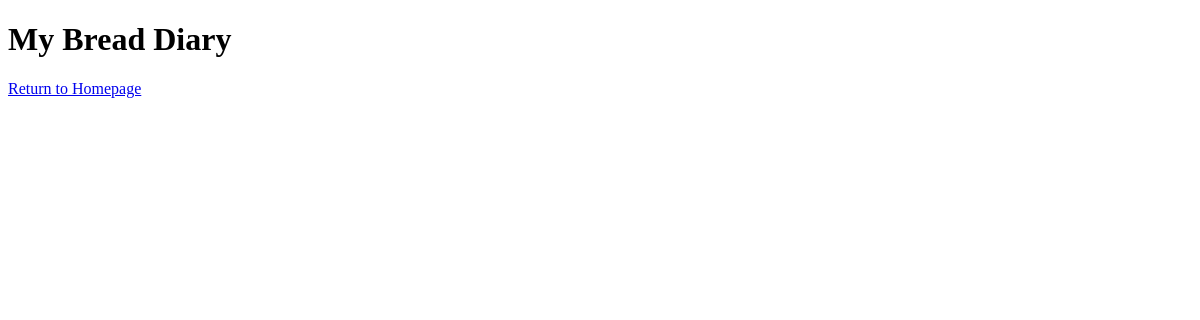
The page /blog/ on the database as committed earlier.
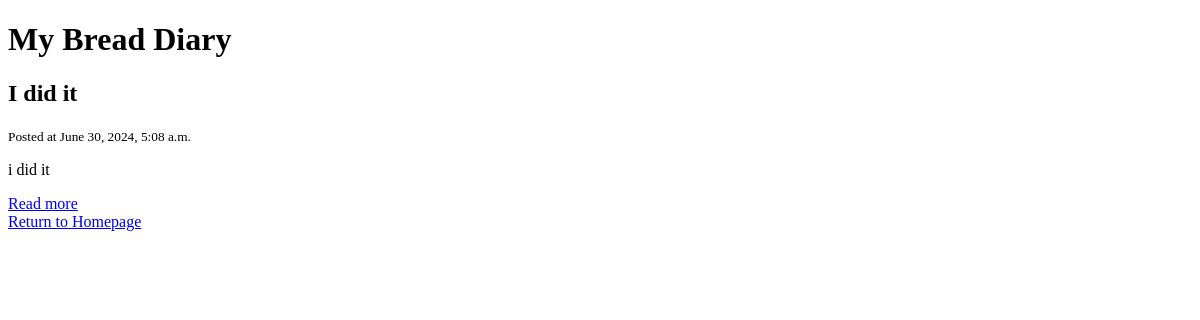
The same page on the database as committed later.
### blog/models.py (models this page shows)
class Post(models.Model):
    title =  models.CharField(max_length=255)
    slug = models.SlugField()
    intro = models.TextField()
    body = models.TextField()
    date_added = models.DateTimeField(auto_now_add=True)
    class Meta:
        ordering = ['-date_added']

### blog/views.py (the view)
# urls.py: path("", views.blogpage, name ="blogpage"),
def blogpage(request):
    posts = Post.objects.all()
    return render(request, 'blog/blogpage.html', {'posts': posts})

### blog/templates/blog/blogpage.html
{% extends "blog/layout.html" %}
{% block body %}
<h1> My Bread Diary</h1>
    {% for post in posts %}
        <div class="post block">
            <h2 class="subtitle">{{ post.title }}</h2>
            <small> Posted at {{ post.date_added }}</small>
            <p> {{ post.intro }}</p>
            <a href="{% url 'post_detail' post.slug %}"> Read more </a>
        </div>
    {% endfor %}
    <a href="{% url 'index' %}"> Return to Homepage</a>
{% endblock %}

### blog/templates/blog/layout.html (shortened to what this page needs)
<!DOCTYPE html>
<html lang="en">
  <head>
  </head>
  <body>
    {% block body %}
    {% endblock %}
  </body>
</html>

Rows that differ between the two databases and show on the page:
added Post: title "I did it", date_added "June 30, 2024, 5:08 a.m.", intro "i did it"
